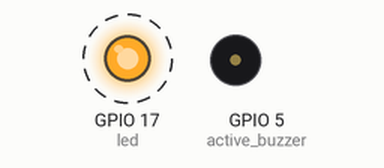
This program was run on a simulated Raspberry Pi (BCM pin numbers). On the bench: output pins drawn as LEDs (lit = HIGH), buzzer (waves = sounding, pin HIGH). Dashed ring = blinking. What the program prints to the terminal is not drawn.

Above: at 0.2 s.
Timing chart, 0 to 4.6 s (numbered marks = the images above):
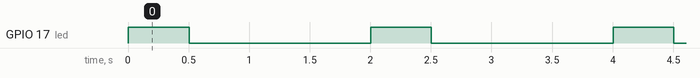

Measured:
- by itself, GPIO 17 (led): alternates HIGH for 0.50 s and LOW for 1.5 s

The program:

Buzzer_1.py
```python
'''combining RPI and ESP32
for esp32 i am following Sunfounder https://docs.sunfounder.com/projects/esp32-starter-kit/en/latest/micropython/basic_projects/py_ac_buz.html
for RPI i am following SunfounderKepler Kit for Raspberry Pi

Pico.  https://docs.sunfounder.com/projects/kepler-kit/en/latest/
USE Freenove because it uses GPIOZero, https://docs.freenove.com/projects/fnk0054/en/latest/fnk0054/codes/c%26py/6_Buzzer.html
RPI.    https://docs.sunfounder.com/projects/raphael-kit/en/latest/ uses bcm  and rpi
RPI      https://docs.sunfounder.com/projects/davinci-kit/en/latest/
'''
# import sys      ## universal template this works on esp32 , 2d version below to add RPI
# #copies in #/Users/judsonbelmont/Documents/SharedFolders/ESP32/ESP32-ESPNOW/Universal_template.py
# # also copy in RPI_1 workspace
# # ---------------------------
# # Platform detection		Consolidated
# # ---------------------------
# def detect_platform():
#     try:
#         import machine  # MicroPython only
#         import os
#         uname = os.uname()
#         return {
#             "platform": "esp32",
#             "name": uname.sysname,
#             "version": uname.release,
#             "details": uname
#         }
#     except ImportError:
#         # Assume Raspberry Pi
#         import platform
#         return {
#             "platform": "raspberrypi",
#             "name": platform.system(),
#             "version": platform.release(),
#             "details": platform.uname()
#         }


# # ---------------------------
# # Platform-specific setup
# # ---------------------------
# def setup(info):
#     """
#     Initialize hardware resources here.
#     Add imports specific to each platform inside the conditions.
#     """
#     if info["platform"] == "raspberrypi":
#         from gpiozero import LED  # Import modules as needed
#         led = LED(17)             # Example: LED on GPIO17
#         return {"led": led}

#     elif info["platform"] == "esp32":
#         from machine import Pin   # Import modules as needed
#         led = Pin(2, Pin.OUT)     # Example: built-in LED
#         active_buzzer=Pin(5,Pin.OUT)
#         return {"led": led,'active_buzzer':active_buzzer}

#     return {}  # Empty resources if nothing initialized


# # ---------------------------
# # Platform-specific loop
# # ---------------------------
# def loop(info, resources):
#     """
#     Main program logic.
#     Runs inside a while True loop with nested try/except:
#       - KeyboardInterrupt cleanly breaks loop.
#       - Other runtime errors are caught and logged, loop continues.
#     """
#     import time
#     led = resources.get("led")
#     active_buzzer = resources.get('active_buzzer')

#     print(f"Starting loop on {info['platform']} (Ctrl+C to exit).")

#     while True:
#         try:
#             # ---- MAIN WORK SECTION ----
#             # Replace this LED blink example with your logic.
#             #active_buzzer.value(1) ## for the MH_FMD is active when Low
#             led.on() if info["platform"] == "raspberrypi" else led.value(1)
#             time.sleep(0.5)
#             led.off() if info["platform"] == "raspberrypi" else led.value(0)
#             time.sleep(0.5)
#             for i in range(4):
#                 print('Buzzer on')
#                 # Turn on the buzzer by setting its value to 1
#                 active_buzzer.value(1) if info['platform'] == 'esp32' else active_buzzer.value(1)
#                 # Pause for 0.2 seconds
#                 time.sleep(0.2)
#                 # Turn off the buzzer
#                 active_buzzer.value(0) if info['platform'] == 'esp32' else active_buzzer.value(1)
#                 # Pause for 0.2 seconds
#                 time.sleep(0.2)
#             # Pause for 1 second before restarting the for loop
#             #active_buzzer.value(1)## only high for to turn off the MH-FMD buzzer
#             active_buzzer.value(0)# for all other active buzzers
#             time.sleep(1)


#         except KeyboardInterrupt:
#             # Allows graceful exit
#             print("\nKeyboardInterrupt received. Exiting loop...")
#             break

#         except Exception as e:
#             # Catch other errors without crashing
#             print("Runtime error in loop:", e)
#             time.sleep(1)  # Optional backoff before retry


# # ---------------------------
# # Platform-specific cleanup
# # ---------------------------
# def cleanup(info, resources):
#     """
#     Release resources, close devices, deinit pins, etc.
#     """
#     if info["platform"] == "raspberrypi":
#         print("Cleaning up Raspberry Pi resources...")
#         resources.get("led") and resources["led"].close()

#     elif info["platform"] == "esp32":
#         from machine import Pin
#         print("Cleaning up ESP32 resources...")
#         if "led" in resources:
#             resources["led"].init(Pin.IN)  # Reset pin to input
#         if 'active_buzzer' in resources:
#             resources['active_buzzer'].value(0)
#             resources['active_buzzer'].init(Pin.IN)

# # ---------------------------
# # Main entry point
# # ---------------------------
# def main():
#     info = detect_platform()
#     print("Platform:", info["platform"])
#     print("System Name:", info["name"])
#     print("Version:", info["version"])
#     print("Details:", info["details"])

#     resources = setup(info)

#     try:
#         loop(info, resources)
#     finally:
#         cleanup(info, resources)
## below is attmept to add RPI for buzzer to the led

# if __name__ == "__main__":
#     main()

import sys      ## universal template
#copies in #/Users/judsonbelmont/Documents/SharedFolders/ESP32/ESP32-ESPNOW/Universal_template.py
# also copy in RPI_1 workspace
# ---------------------------
# Platform detection		Consolidated
# ---------------------------
def detect_platform():
    try:
        import machine  # MicroPython only
        import os
        uname = os.uname()
        return {
            "platform": "esp32",
            "name": uname.sysname,
            "version": uname.release,
            "details": uname
        }
    except ImportError:
        # Assume Raspberry Pi
        import platform
        return {
            "platform": "raspberrypi",
            "name": platform.system(),
            "version": platform.release(),
            "details": platform.uname()
        }


# ---------------------------
# Platform-specific setup
# ---------------------------
def setup(info):
    """
    Initialize hardware resources here.
    Add imports specific to each platform inside the conditions.
    """
    if info["platform"] == "raspberrypi":
        from gpiozero import LED, Buzzer  # Import modules as needed
        led = LED(17)             # Example: LED on GPIO17
        active_buzzer=Buzzer(5)
        return {"led": led,'active_buzzer':active_buzzer}

    elif info["platform"] == "esp32":
        from machine import Pin   # Import modules as needed
        led = Pin(2, Pin.OUT)     # Example: built-in LED
        active_buzzer=Pin(5,Pin.OUT)
        return {"led": led,'active_buzzer':active_buzzer}

    return {}  # Empty resources if nothing initialized


# ---------------------------
# Platform-specific loop
# ---------------------------
def loop(info, resources):
    """
    Main program logic.
    Runs inside a while True loop with nested try/except:
      - KeyboardInterrupt cleanly breaks loop.
      - Other runtime errors are caught and logged, loop continues.
    """
    import time
    led = resources.get("led")
    active_buzzer = resources.get('active_buzzer')

    print(f"Starting loop on {info['platform']} (Ctrl+C to exit).")

    while True:
        try:
            # ---- MAIN WORK SECTION ----
            # Replace this LED blink example with your logic.
            #active_buzzer.value(1) ## for the MH_FMD is active when Low
            led.on() if info["platform"] == "raspberrypi" else led.value(1)
            time.sleep(0.5)
            led.off() if info["platform"] == "raspberrypi" else led.value(0)
            time.sleep(0.5)
            for i in range(4):
                print('Buzzer on')
                # Turn on the buzzer by setting its value to 1
                active_buzzer.value(1) if info['platform'] == 'esp32' else active_buzzer.value(1)
                active_buzzer.value(1) if info['platform'] == 'raspberrypi' else active_buzzer.value(1)
                # Pause for 0.2 seconds
                time.sleep(0.2)
                # Turn off the buzzer
                active_buzzer.value(0) if info['platform'] == 'esp32' else active_buzzer.value(1)
                active_buzzer.value(0) if info['platform'] == 'raspberrypi' else active_buzzer.value(1)
                # Pause for 0.2 seconds
                time.sleep(0.2)
            # Pause for 1 second before restarting the for loop
            #active_buzzer.value(1)## only high for to turn off the MH-FMD buzzer
            active_buzzer.value(0)# for all other active buzzers
            time.sleep(1)


        except KeyboardInterrupt:
            # Allows graceful exit
            print("\nKeyboardInterrupt received. Exiting loop...")
            break

        except Exception as e:
            # Catch other errors without crashing
            print("Runtime error in loop:", e)
            time.sleep(1)  # Optional backoff before retry


# ---------------------------
# Platform-specific cleanup
# ---------------------------
def cleanup(info, resources):
    """
    Release resources, close devices, deinit pins, etc.
    """
    if info["platform"] == "raspberrypi":
        print("Cleaning up Raspberry Pi resources...")
        resources.get("led") and resources["led"].close()

        resources.get("active_buzzer") and resources["active_buzzer"].close()


    elif info["platform"] == "esp32":
        from machine import Pin
        print("Cleaning up ESP32 resources...")
        if "led" in resources:
            resources["led"].init(Pin.IN)  # Reset pin to input
        if 'active_buzzer' in resources:
            resources['active_buzzer'].value(0)
            resources['active_buzzer'].init(Pin.IN)

# ---------------------------
# Main entry point
# ---------------------------
def main():
    info = detect_platform()
    print("Platform:", info["platform"])
    print("System Name:", info["name"])
    print("Version:", info["version"])
    print("Details:", info["details"])

    resources = setup(info)

    try:
        loop(info, resources)
    finally:
        cleanup(info, resources)


if __name__ == "__main__":
    main()


## below is RPI freenove https://docs.freenove.com/projects/fnk0054/en/latest/fnk0054/codes/c%26py/6_Buzzer.html
# from gpiozero import Buzzer, Button
# import time

# buzzer = Buzzer(12)
# button = Button(21)

# def onButtonPressed():
#     buzzer.on()
#     print("Button is pressed, buzzer turned on >>>")

# def onButtonReleased():
#     buzzer.off()
#     print("Button is released, buzzer turned on <<<")

# def loop():
#     button.when_pressed = onButtonPressed
#     button.when_released = onButtonReleased
#     while True :
#         time.sleep(1)

# def destroy():
#     buzzer.close()
#     button.close()

# if __name__ == '__main__':     # Program entrance
#     print ('Program is starting ... ')
#     try:
#         loop()
#     except KeyboardInterrupt:  # Press ctrl-c to end the program.
#         print("Ending program")
#     finally:
#         destroy()
```
